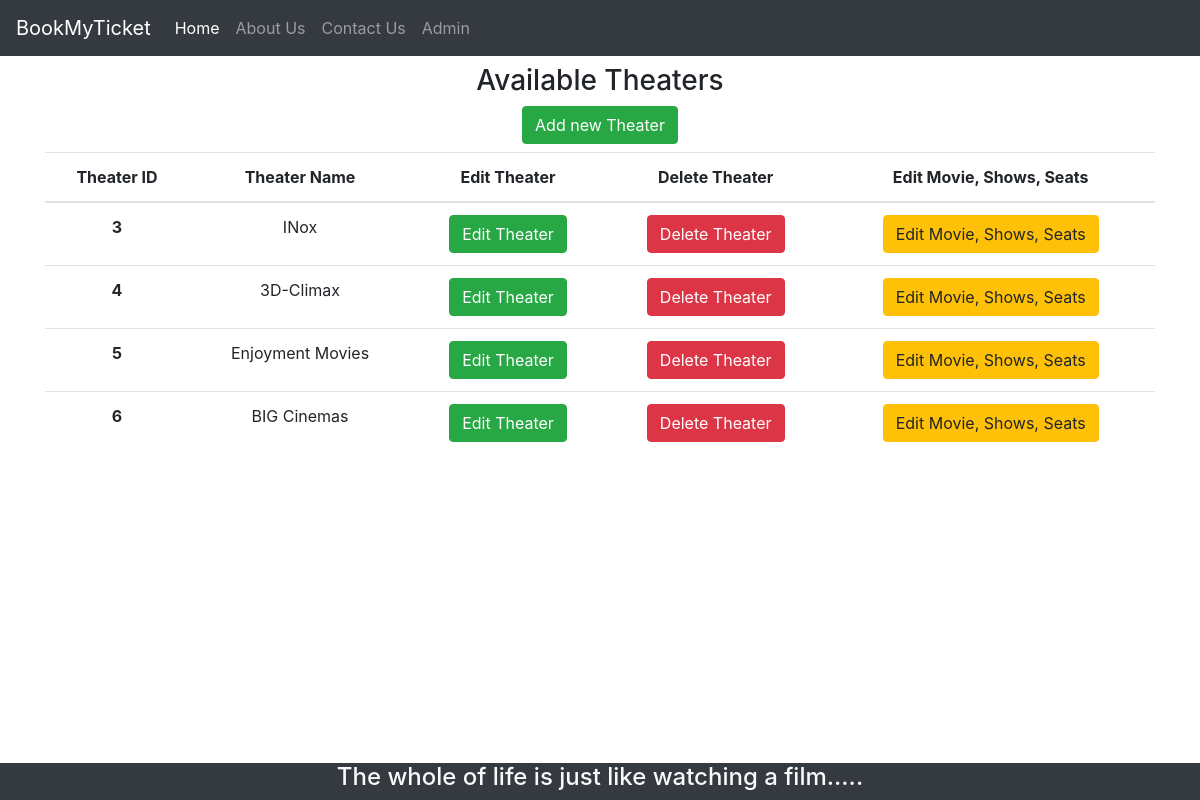
Before: /theater_admin/list/theater with the older database file.
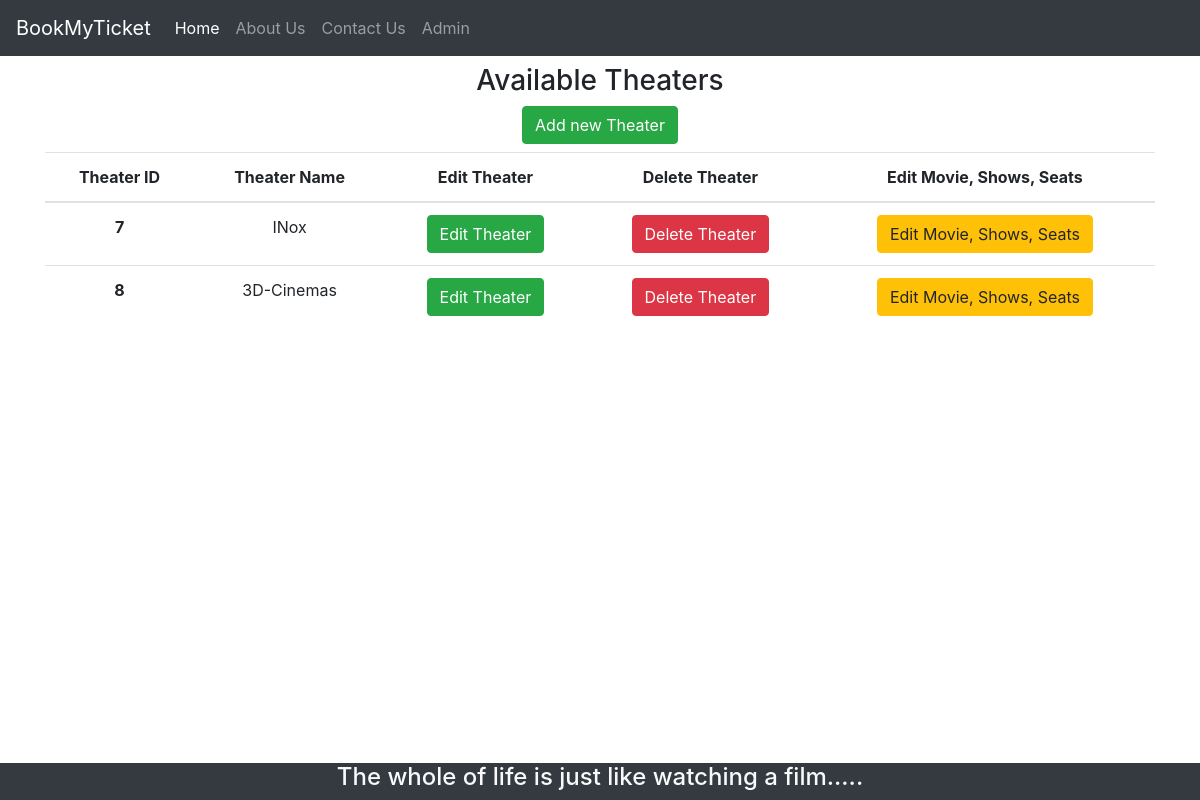
After: the same page with the newer database file.
### bookings/models.py (models this page shows, shortened)
class Theater(models.Model):
	name = models.CharField(max_length=24, null=True)
	description = models.CharField(max_length=100, null=True)
	located_city = models.ForeignKey(City, null=True,on_delete=models.CASCADE)
	seats_count = models.IntegerField(default=0)
	service_charges = models.IntegerField(default=0)	# add up to movie charges in total bill.

### bookings/views.py (the view)
# urls.py: path('theater_admin/list/theater', views.Admin_List_Theater),
def Admin_List_Theater(request):
    theaters = Theater.objects.all()
    return render(request, 'bookings/webpages/Admin/Admin_List_Theater.html', {'theaters': theaters})

### bookings/templates/bookings/webpages/Admin/Admin_List_Theater.html
{% extends 'bookings/common/HeaderAndFooter.html' %}
{% block content %}
<div class="container text-center">
    <div class="my-2">
        <h3 class="">Available Theaters</h3>
        <button class="btn btn-success">Add new Theater</button>
    </div>
    <div class="">
        <table class="table">
            <thead>
                <tr>
                    <th scope="col">Theater ID</th>
                    <th scope="col">Theater Name</th>
                    <th scope="col">Edit Theater</th>
                    <th scope="col">Delete Theater</th>
                    <th scope="col">Edit Movie, Shows, Seats</th>
                </tr>
            </thead>
            <tbody>
                {% for theater in theaters %}
                <tr>
                    <th scope="row">{{theater.id}}</th>
                    <td></a>{{theater.name}}</td>
                    <td><button class="btn btn-success">Edit Theater</button></td>
                    <td><button class="btn btn-danger">Delete Theater</button></td>
                    <td>
                        <a class="btn btn-warning" href="/theater_admin/list/shows/{{theater.id}}">Edit Movie, Shows,
                            Seats</a>
                    </td>
                </tr>
                {% endfor %}
            </tbody>
        </table>
    </div>
</div>
{% endblock %}

Changed rows visible on the page:
removed Theater: id "3", name "INox"
removed Theater: id "4", name "3D-Climax"
removed Theater: id "5", name "Enjoyment Movies"
removed Theater: id "6", name "BIG Cinemas"
added Theater: id "7", name "INox"
added Theater: id "8", name "3D-Cinemas"
